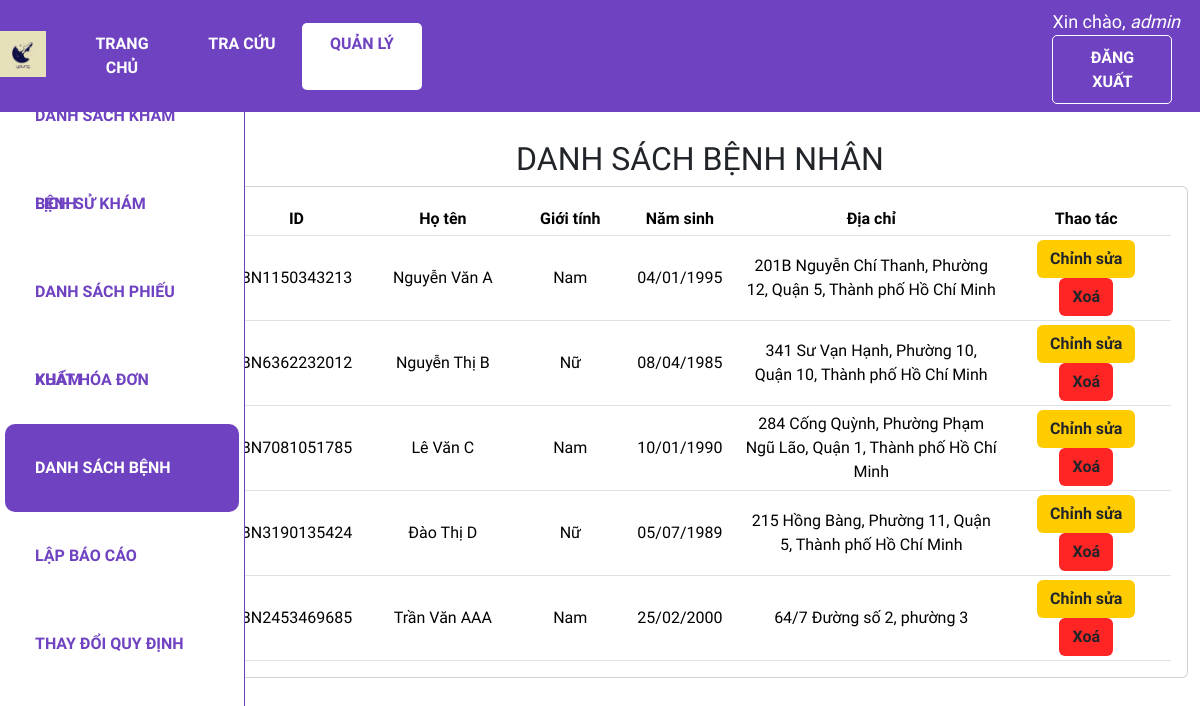
/dsbn (signed in), run on an earlier commit of the app's database.
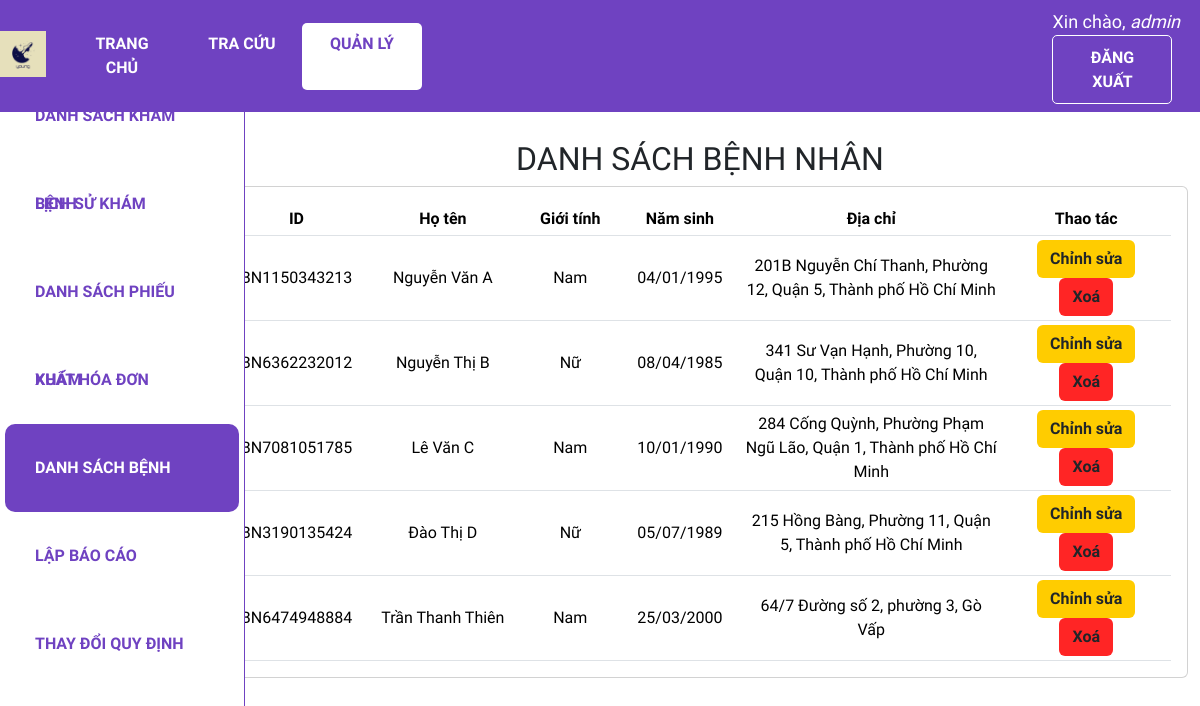
And on a later commit of the database.
### web_core/models.py (models this page shows, shortened)
class BENHNHAN(models.Model):
    GIOITINH = (
        ('Nam', 'Nam'),
        ('Nữ', 'Nữ'),
    )
    id = ShortUUIDField(
        verbose_name='ID bệnh nhân',
        length=10,
        max_length=12,
        prefix="BN",
        alphabet="0123456789",
        primary_key=True)
    ho_ten = models.CharField('Họ tên', max_length = 100)
    gioi_tinh = models.CharField('Giới tính', max_length = 3, choices = GIOITINH)
    ngay_sinh = models.DateField('Ngày sinh', default = '01/01/1990', null=True)
    dia_chi = models.CharField('Địa chỉ', max_length = 255, null = True)

### web_core/decorators.py (the view)
    def wrapper_function(request, *args, **kwargs):
        group = None
        if request.user.groups.exists():
            group = request.user.groups.all()[0].name
        print(group)
        if group == 'customer':
            return redirect('quanli_dskb')
        if group == 'admin':
            return view_func(request, *args, **kwargs)

### web_core/views.py (called while the page is built)
@admin_only
def dsbn(request):
    dsbn = BENHNHAN.objects.all()
    context = {'dsbn':dsbn}
    return render(request, 'web_core/dsbn.html', context)

### web_core/templates/web_core/dsbn.html (shortened to what this page needs)
{% extends 'web_core/main.html' %}
{% block content %}
<div class="row">
    <div class="col-md-2">
        {% include 'web_core/sidebar.html' %}
    </div>
    <div class="col-md-10">
        <h2 class="table-title" style>DANH SÁCH BỆNH NHÂN</h2>
        <div class="card card-body">
            <table class='table table-sm'>
                <tr class="table-head">
                    <th class="small-content">ID</th>
                    <th class="mid-content">Họ tên</th>
                    <th class="small-content">Giới tính</th>
                    <th class="small-content">Năm sinh</th>
                    <th class="large-content">Địa chỉ</th>
                    <th class="mid-content">Thao tác</th>
                </tr>
                {% for benhnhan in dsbn %}
                <tr>
                    <td class="small-content">{{benhnhan.id}}</td>
                    <td class="mid-content">{{benhnhan.ho_ten}}</td>
                    <td class="small-content">{{benhnhan.gioi_tinh}}</td>
                    <td class="small-content">{{benhnhan.ngay_sinh|date:"d/m/Y"}}</td>
                    <td class="large-content">{{benhnhan.dia_chi}}</td>
                    <td>
                        <a class="btn edit-btn" href="{% url 'quanli_sua_benhnhan' benhnhan.id %}">Chỉnh sửa</a>
                        <a class="btn del-btn" href="{% url 'quanli_xoa_benhnhan' benhnhan.id %}">Xoá</a>
                    </td>
                </tr>
                {% endfor %}
            </table>
        </div>
    </div>
</div>
{% endblock %}

What changed in the data, as far as the page shows it:
removed BENHNHAN: id "BN2453469685", ho_ten "Trần Văn AAA", gioi_tinh "Nam", ngay_sinh "25/02/2000", dia_chi "64/7 Đường số 2, phường 3"
added BENHNHAN: id "BN6474948884", ho_ten "Trần Thanh Thiên", gioi_tinh "Nam", ngay_sinh "25/03/2000", dia_chi "64/7 Đường số 2, phường 3, Gò Vấp"
